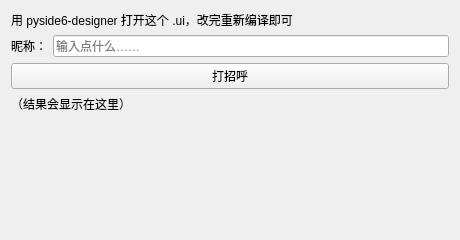
<?xml version="1.0" encoding="UTF-8"?>
<ui version="4.0">
 <class>GreeterWindow</class>
 <widget class="QWidget" name="GreeterWindow">
  <property name="geometry">
   <rect>
    <x>0</x>
    <y>0</y>
    <width>460</width>
    <height>240</height>
   </rect>
  </property>
  <property name="windowTitle">
   <string>Designer 流程演示 · 可在 pyside6-designer 里直接改</string>
  </property>
  <layout class="QVBoxLayout" name="rootLayout">
   <item>
    <widget class="QLabel" name="titleLabel">
     <property name="text">
      <string>用 pyside6-designer 打开这个 .ui，改完重新编译即可</string>
     </property>
     <property name="wordWrap">
      <bool>true</bool>
     </property>
    </widget>
   </item>
   <item>
    <layout class="QHBoxLayout" name="inputRow">
     <item>
      <widget class="QLabel" name="promptLabel">
       <property name="text">
        <string>昵称：</string>
       </property>
      </widget>
     </item>
     <item>
      <widget class="QLineEdit" name="nameEdit">
       <property name="placeholderText">
        <string>输入点什么……</string>
       </property>
      </widget>
     </item>
    </layout>
   </item>
   <item>
    <widget class="QPushButton" name="greetButton">
     <property name="text">
      <string>打招呼</string>
     </property>
    </widget>
   </item>
   <item>
    <widget class="QLabel" name="outputLabel">
     <property name="text">
      <string>（结果会显示在这里）</string>
     </property>
     <property name="wordWrap">
      <bool>true</bool>
     </property>
    </widget>
   </item>
   <item>
    <spacer name="verticalSpacer">
     <property name="orientation">
      <enum>Qt::Orientation::Vertical</enum>
     </property>
     <property name="sizeHint" stdset="0">
      <size>
       <width>20</width>
       <height>40</height>
      </size>
     </property>
    </spacer>
   </item>
  </layout>
 </widget>
 <resources/>
</ui>
